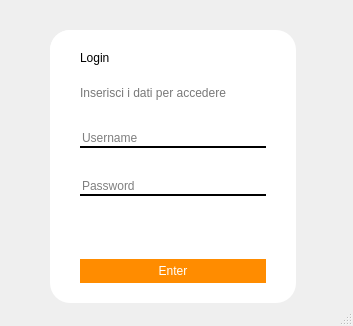
<?xml version="1.0" encoding="UTF-8"?>
<ui version="4.0">
 <class>MainWindow</class>
 <widget class="QMainWindow" name="MainWindow">
  <property name="geometry">
   <rect>
    <x>0</x>
    <y>0</y>
    <width>353</width>
    <height>326</height>
   </rect>
  </property>
  <property name="maximumSize">
   <size>
    <width>353</width>
    <height>326</height>
   </size>
  </property>
  <property name="windowTitle">
   <string>MainWindow</string>
  </property>
  <widget class="QWidget" name="centralwidget">
   <widget class="QFrame" name="frame">
    <property name="geometry">
     <rect>
      <x>50</x>
      <y>30</y>
      <width>246</width>
      <height>273</height>
     </rect>
    </property>
    <property name="styleSheet">
     <string notr="true">background-color: #fff;
border-radius: 20px;</string>
    </property>
    <property name="frameShape">
     <enum>QFrame::NoFrame</enum>
    </property>
    <property name="frameShadow">
     <enum>QFrame::Raised</enum>
    </property>
    <layout class="QVBoxLayout" name="verticalLayout">
     <property name="spacing">
      <number>0</number>
     </property>
     <property name="leftMargin">
      <number>0</number>
     </property>
     <property name="topMargin">
      <number>0</number>
     </property>
     <property name="rightMargin">
      <number>0</number>
     </property>
     <property name="bottomMargin">
      <number>0</number>
     </property>
     <item>
      <widget class="QFrame" name="frame_2">
       <property name="maximumSize">
        <size>
         <width>200</width>
         <height>80</height>
        </size>
       </property>
       <property name="frameShape">
        <enum>QFrame::NoFrame</enum>
       </property>
       <property name="frameShadow">
        <enum>QFrame::Raised</enum>
       </property>
       <layout class="QVBoxLayout" name="verticalLayout_2">
        <property name="spacing">
         <number>0</number>
        </property>
        <property name="leftMargin">
         <number>30</number>
        </property>
        <property name="topMargin">
         <number>10</number>
        </property>
        <property name="rightMargin">
         <number>0</number>
        </property>
        <property name="bottomMargin">
         <number>0</number>
        </property>
        <item>
         <widget class="QLabel" name="label">
          <property name="minimumSize">
           <size>
            <width>0</width>
            <height>30</height>
           </size>
          </property>
          <property name="styleSheet">
           <string notr="true">color: #000;
font: 700 20pt &quot;Poppins&quot;;
border-radius: 20px;</string>
          </property>
          <property name="text">
           <string>Login</string>
          </property>
         </widget>
        </item>
        <item>
         <widget class="QLabel" name="label_message">
          <property name="styleSheet">
           <string notr="true">font: 9pt &quot;Poppins&quot;;
color: rgb(120, 120, 120);</string>
          </property>
          <property name="text">
           <string>Inserisci i dati per accedere</string>
          </property>
         </widget>
        </item>
       </layout>
      </widget>
     </item>
     <item alignment="Qt::AlignTop">
      <widget class="QFrame" name="frame_3">
       <property name="frameShape">
        <enum>QFrame::NoFrame</enum>
       </property>
       <property name="frameShadow">
        <enum>QFrame::Raised</enum>
       </property>
       <layout class="QVBoxLayout" name="verticalLayout_3">
        <property name="spacing">
         <number>30</number>
        </property>
        <property name="leftMargin">
         <number>30</number>
        </property>
        <property name="topMargin">
         <number>20</number>
        </property>
        <property name="rightMargin">
         <number>30</number>
        </property>
        <property name="bottomMargin">
         <number>0</number>
        </property>
        <item>
         <widget class="QLineEdit" name="lineEdit_username">
          <property name="styleSheet">
           <string notr="true">color: #000;
font: 400 12pt &quot;Poppins&quot;;
border-bottom: 2px solid black;</string>
          </property>
          <property name="text">
           <string/>
          </property>
          <property name="placeholderText">
           <string>Username</string>
          </property>
         </widget>
        </item>
        <item>
         <widget class="QLineEdit" name="lineEdit_password">
          <property name="styleSheet">
           <string notr="true">color: #000;
border-bottom: 2px solid black;
font: 400 12pt &quot;Poppins&quot;;</string>
          </property>
          <property name="echoMode">
           <enum>QLineEdit::Password</enum>
          </property>
          <property name="placeholderText">
           <string>Password</string>
          </property>
         </widget>
        </item>
       </layout>
      </widget>
     </item>
     <item>
      <widget class="QPushButton" name="btn_enter">
       <property name="sizePolicy">
        <sizepolicy hsizetype="Minimum" vsizetype="Maximum">
         <horstretch>0</horstretch>
         <verstretch>0</verstretch>
        </sizepolicy>
       </property>
       <property name="minimumSize">
        <size>
         <width>0</width>
         <height>0</height>
        </size>
       </property>
       <property name="styleSheet">
        <string notr="true">background-color: #ff8c00;
color: #fff;
padding: 5px;
border-radius: 15px;
font: 500 15pt &quot;Poppins&quot;;
margin-bottom: 20px;
margin-left: 30px;
margin-right: 30px;</string>
       </property>
       <property name="text">
        <string>Enter</string>
       </property>
      </widget>
     </item>
    </layout>
   </widget>
  </widget>
  <widget class="QStatusBar" name="statusbar"/>
 </widget>
 <resources/>
 <connections/>
</ui>
